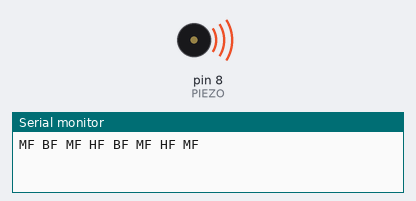
The sketch below on a simulated Arduino Uno, built with avr-gcc and run on an emulated ATmega328P. Parts: buzzer (waves = sounding), the last lines printed to the serial monitor.

Above: at 0.05 s.
At 2.6 s:
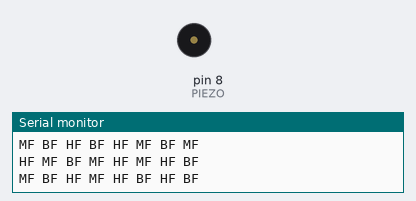
Timing chart, 0 to 6.3 s (numbered marks = the images above):
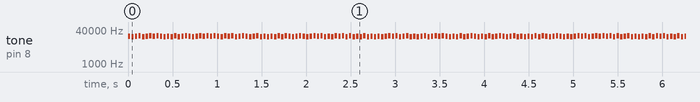

The sketch:

20186024_hw3_arduino.ino
```cpp
const int PIEZO = 8;
const int BF = 19000;
const int MF = 20000;
const int HF = 21000;
const int DURATION = 25;
const int DURA = 40;
const char* MYNAME = "Alexandre Allani\n";
const int LEN = strlen(MYNAME);

int previous = BF;

void tsend(char c){
  int tmp;

  for(int k=7; k>=0; k--){
    tmp = (int) ((c>>k)&0x01);
    switch(previous){
      case HF:
        if(tmp){
          tone(PIEZO,MF,DURATION);
          delay(DURA);
          previous = MF;
          Serial.print("MF");Serial.print(" ");
        }else{
          tone(PIEZO,BF,DURATION);
          delay(DURA);
          previous = BF;
          Serial.print("BF");Serial.print(" ");
        }
        break;

      case MF:
        if(tmp){
          tone(PIEZO,BF,DURATION);
          delay(DURA);
          previous = BF;
          Serial.print("BF");Serial.print(" ");
        }else{
          tone(PIEZO,HF,DURATION);
          delay(DURA);
          previous= HF;
          Serial.print("HF");Serial.print(" ");
        }
        break;

      case BF:
        if(tmp){
          tone(PIEZO,HF,DURATION);
          delay(DURA);
          previous = HF;
          Serial.print("HF");Serial.print(" ");
        }
        else{
          tone(PIEZO,MF,DURATION);
          delay(DURA);
          previous = MF;
          Serial.print("MF");Serial.print(" ");
        }
        break;
    }
  }
}

void setup() {
  Serial.begin(9600);

}

void loop() {
  for(int i =0; i<LEN;i++){
    tsend(MYNAME[i]);
    Serial.println();
  }
}
```

Measured:
- by itself, tone on pin 8 (PIEZO): plays 20000 Hz for 0.03 s, 19000 Hz for 0.03 s, 20000 Hz for 0.03 s, 21000 Hz for 0.03 s, 19000 Hz for 0.03 s, 20000 Hz for 0.03 s … (3246 notes in this stretch)
